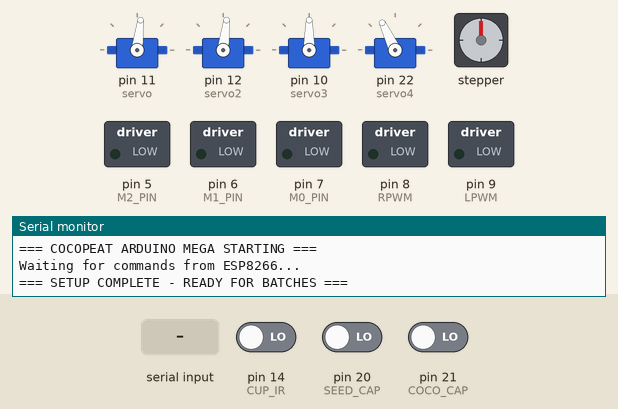
Bench run of a sketch on a simulated Arduino Mega 2560, built with avr-gcc and run on an emulated ATmega2560. Parts: 4 × servo, stepper motor, switched loads named in the sketch (green lamp = pin HIGH), the last lines printed to the serial monitor. Inputs (shaded band) come from the test bench; at power-on: pin 14 (CUP_IR) LOW, pin 20 (SEED_CAP) LOW, pin 21 (COCO_CAP) LOW. Stepper angles assume 200 steps per turn.

Above: at 1.2 s.
1.3 s: "START::45\n" received over the second serial link
At 2.4 s:
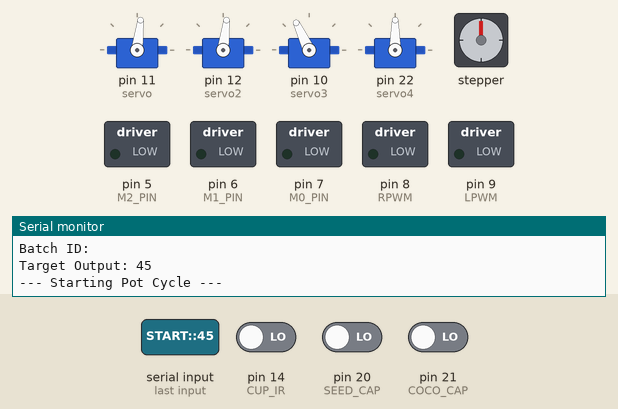
At 6.5 s:
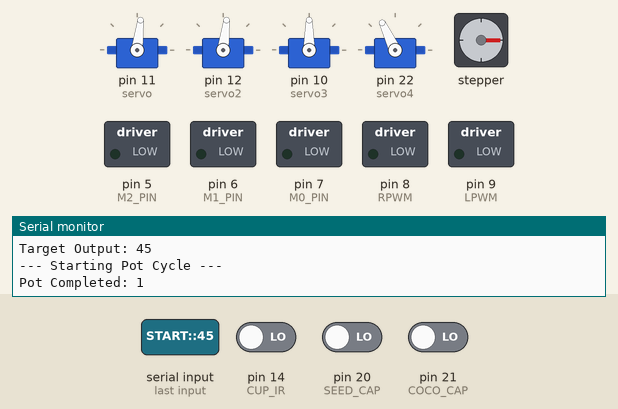
Timing chart, 0 to 21.9 s (numbered marks = the images above; inputs shaded):
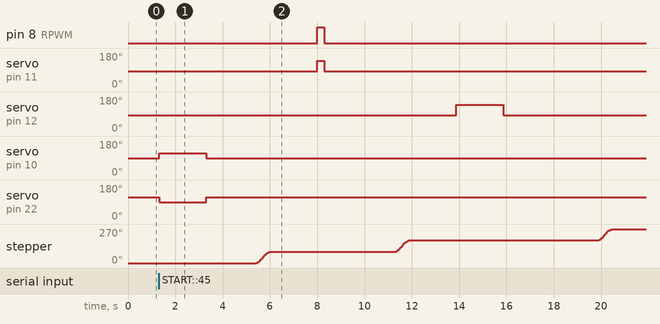

Measured:
- after the input at 1.3 s, pin 8 (RPWM): LOW → HIGH after 6.7 s, → LOW 0.30 s later; servo on pin 11 (servo): 83° → 140° after 6.7 s, → 83° 0.30 s later; servo on pin 12 (servo2): 83° → 140° after 12.6 s, → 83° 2.0 s later; servo on pin 10 (servo3): 90° → 115° at once, → 90° 2.0 s later; servo on pin 22 (servo4): 115° → 90° at once, → 115° 2.0 s later

The sketch:

COCOPEAT-ARD.ino
```cpp
#include <AccelStepper.h>
#include <Servo.h>

#define STEP_PIN 3
#define DIR_PIN 2
#define M0_PIN 7
#define M1_PIN 6
#define M2_PIN 5
#define RPWM 8
#define LPWM 9
#define SEED_CAP 20
#define COCO_CAP 21

int CUP_IR = 14;   // OUT → digital pin 14 (MH-B IR Sensor)

const long stepsPer90Degrees = 50;

AccelStepper stepper(AccelStepper::DRIVER, STEP_PIN, DIR_PIN);
Servo servo;
Servo servo2;  // Second servo on GPIO 12
Servo servo3;  // Third servo on GPIO 22
Servo servo4;

int targetOutputCount = 0;
int currentPotCount = 0;
String activeBatchId = "";
bool isRunning = false;
unsigned long lastStatusPrint = 0;
const unsigned long STATUS_PRINT_INTERVAL = 30000; // Print status every 30 seconds
int lastSensorState = LOW;  // Track previous sensor state to detect changes

int seedLevel = 1;  // 1 = Sufficient, 0 = Low
int cocoLevel = 1;  // 1 = Sufficient, 0 = Low
int cupLevel = 1;   // 1 = Sufficient, 0 = Low (no cups available)
unsigned long lastLevelUpdate = 0;
const unsigned long LEVEL_UPDATE_INTERVAL = 3000; // Send level status every 3 seconds

void setup() {
  Serial.begin(115200);  // For PC Monitor
  Serial1.begin(115200); // For ESP8266
  Serial.println("\n=== COCOPEAT ARDUINO MEGA STARTING ===");
  Serial.println("Waiting for commands from ESP8266...");

  pinMode(M0_PIN, OUTPUT);
  pinMode(M1_PIN, OUTPUT);
  pinMode(M2_PIN, OUTPUT);
  pinMode(SEED_CAP, INPUT);
  pinMode(COCO_CAP, INPUT);
  pinMode(CUP_IR, INPUT);

  servo.attach(11);
  servo.write(83);   // Default position set to 83

  servo2.attach(12);
  servo2.write(83);  // Default position set to 83

  servo3.attach(10);
  servo3.write(90);  // Stop position for continuous rotation servo

  servo4.attach(22);
  servo4.write(115);  // Stop position for continuous rotation servo

  digitalWrite(M0_PIN, LOW);
  digitalWrite(M1_PIN, LOW);
  digitalWrite(M2_PIN, LOW);

  stepper.setMaxSpeed(600);
  stepper.setAcceleration(400);

  Serial.println("=== SETUP COMPLETE - READY FOR BATCHES ===\n");
}

void pourcup(){
  // Continuous rotation servo: 90=stop, <90=CW, >90=CCW

  // Rotate: servo3 clockwise, servo4 counter-clockwise
  servo3.write(115);   // 90 - 25 = Clockwise
  servo4.write(90);  // 90 + 25 = Counter-clockwise
  delay(2000);

  // Stop both servos
  servo3.write(90);  // Stop position
  servo4.write(115);  // Stop position
  delay(100);
}
void pourpeat(){
  // Move from 83 to 140
  servo.write(140);
  // Start motor for 1 second
  analogWrite(RPWM, 255); // Full speed forward
  analogWrite(LPWM, 0);
  delay(300); // Run for 1 second

  // Stop motor
  analogWrite(RPWM, 0);
  analogWrite(LPWM, 0);

  // Return back to default 83
  servo.write(83);
  delay(1000);
}

void pourseed(){
  // Move from 83 to 140
  servo2.write(140);
  delay(2000); // Wait at 140

  // Return back to default 83
  servo2.write(83);
  delay(2000);
}

void rotate(){
  stepper.move(stepsPer90Degrees);
  stepper.runToPosition();
}

void completePotCycle() {
  Serial.println("--- Starting Pot Cycle ---");

  // 1. Pour cup
  pourcup();

  // Increment and update count after pourcup
  currentPotCount++;
  Serial.print("Pot Completed: ");
  Serial.println(currentPotCount);

  // Send count back to ESP
  Serial1.print("POT_COUNT:");
  Serial1.println(currentPotCount);

  delay(2000);

  // 2. Rotate
  rotate();
  delay(2000);

  // 3. Pour peat (moves to 140 then back to 83)
  pourpeat();
  delay(2000);

  rotate();
  delay(2000);
  // 4. Pour seed (second servo)
  pourseed();
  delay(2000);

  // 5. Final rotate
  rotate();
  delay(2000);

  Serial.println("--- Pot Cycle Complete ---");
}

void parseReceivedData(String data) {
  // Expected format: "START:batchId:outputCount" or "STOP"

  if (data.startsWith("START:")) {
    // Parse the batch data
    int firstColon = data.indexOf(':');
    int secondColon = data.indexOf(':', firstColon + 1);

    if (secondColon > 0) {
      activeBatchId = data.substring(firstColon + 1, secondColon);
      targetOutputCount = data.substring(secondColon + 1).toInt();

      Serial.println("=== BATCH STARTED ===");
      Serial.print("Batch ID: ");
      Serial.println(activeBatchId);
      Serial.print("Target Output: ");
      Serial.println(targetOutputCount);

      isRunning = true;
      currentPotCount = 0;

      // Acknowledge to ESP
      Serial1.println("ACK_START");
    }
  } else if (data.startsWith("STOP")) {
    Serial.println("=== BATCH STOPPED ===");
    isRunning = false;
    activeBatchId = "";
    targetOutputCount = 0;
    currentPotCount = 0;

    Serial.println("✓ Arduino ready for next batch");

    // Acknowledge to ESP
    Serial1.println("ACK_STOP");
  }
}

void checkSupplyLevels() {
  int seedSensor = digitalRead(SEED_CAP);
  int cocoSensor = digitalRead(COCO_CAP);
  int cupSensor = digitalRead(CUP_IR);

  // HIGH = Sufficient, LOW = Empty (for capacitive sensors)
  seedLevel = (seedSensor == HIGH) ? 1 : 0;
  cocoLevel = (cocoSensor == HIGH) ? 1 : 0;

  // For IR sensor: HIGH = hopper blocked/full, LOW = ready/available
  cupLevel = (cupSensor == HIGH) ? 0 : 1;

  // If batch is running and any supply is low, stop the batch
  if (isRunning && (seedLevel == 0 || cocoLevel == 0 || cupLevel == 0)) {
    Serial.println("=== SUPPLY LOW - STOPPING BATCH ===");
    if (seedLevel == 0) {
      Serial.println("! SEED supply is LOW");
    }
    if (cocoLevel == 0) {
      Serial.println("! COCOPEAT supply is LOW");
    }
    if (cupLevel == 0) {
      Serial.println("! CUP supply is LOW (hopper blocked/full)");
    }

    // Stop the batch
    isRunning = false;

    // Notify ESP about supply shortage
    Serial1.println("SUPPLY_LOW");

    Serial.println("✓ Batch stopped due to low supplies");
  }

  // Send periodic status updates to ESP
  unsigned long currentTime = millis();
  if (currentTime - lastLevelUpdate >= LEVEL_UPDATE_INTERVAL) {
    Serial1.print("LEVELS:");
    Serial1.print(seedLevel);
    Serial1.print(",");
    Serial1.print(cocoLevel);
    Serial1.print(",");
    Serial1.println(cupLevel);
    lastLevelUpdate = currentTime;
  }
}

void loop() {
  // Check supply levels
  checkSupplyLevels();


  // Always check for data from ESP (continuous listening)
  if (Serial1.available() > 0) {
    String receivedData = Serial1.readStringUntil('\n');
    receivedData.trim();

    if (receivedData.length() > 0) {
      Serial.print("Received from ESP: ");
      Serial.println(receivedData);
      parseReceivedData(receivedData);
    }
  }

  // If running and haven't completed all pots yet
  if (isRunning && currentPotCount < targetOutputCount) {
    completePotCycle();
  } else if (isRunning && currentPotCount >= targetOutputCount) {
    // Batch completed
    Serial.println("=== ALL POTS COMPLETED ===");
    Serial.print("Total Pots: ");
    Serial.println(currentPotCount);

    // Notify ESP that batch is complete
    Serial1.println("BATCH_COMPLETE");

    // Reset state and ready for next batch
    isRunning = false;
    activeBatchId = "";
    targetOutputCount = 0;
    currentPotCount = 0;

    Serial.println("✓ Arduino reset - ready for next batch");
  }

  // Print periodic status when idle to show Arduino is alive
  if (!isRunning) {
    unsigned long currentTime = millis();
    if (currentTime - lastStatusPrint >= STATUS_PRINT_INTERVAL) {
      Serial.println("Status: IDLE - Listening for new batch...");
      lastStatusPrint = currentTime;
    }
  }

  delay(100);  // Small delay to prevent tight loop
}
```
